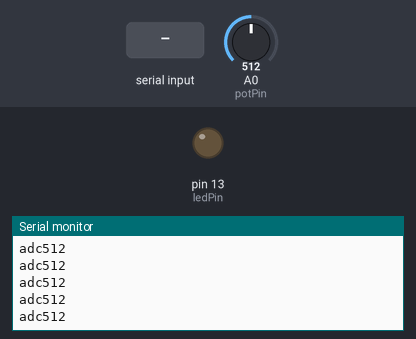
The sketch below on a simulated Arduino Uno, built with avr-gcc and run on an emulated ATmega328P. Shown: output pins drawn as LEDs (lit = HIGH), the last lines printed to the serial monitor. The test bench sets the inputs (shaded band); at power-on: A0 (potPin) = 512.

Above: at 1.2 s.
1.3 s: "led\n" received over Serial
At 1.69 s:
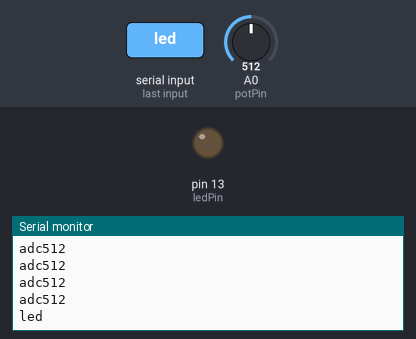
3.0 s: "1\n" received over Serial
At 3.19 s:
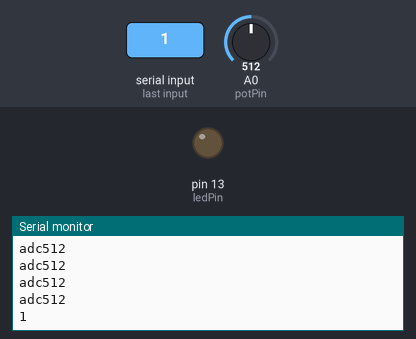

The sketch:

code4arduino.ino
```cpp
const unsigned int ledPin = 13;
const unsigned int potPin = A0;

String  inputString    = "";
boolean stringComplete = false;

void setup() {
  pinMode(ledPin, OUTPUT);
  Serial.begin(9600);
  inputString.reserve(10);
}

void loop() {
  unsigned int adcVal = analogRead(potPin);
  Serial.print("adc");  Serial.println(adcVal);

  if(stringComplete)
  {
    if(inputString.substring(0,3) == "led")
    {
      if     (inputString.substring(3,4) == "1")
        digitalWrite(ledPin, HIGH);

      else if(inputString.substring(3,4) == "0")
        digitalWrite(ledPin, LOW );
    }
    Serial.println(inputString);
    inputString = "";
    stringComplete = false;
  }
  delay(250);
}

void serialEvent() {
  while (Serial.available() > 0) {
    char inChar = Serial.read();
    inputString = inputString + inChar;
    if(inChar == '\n') stringComplete = true;
  }
}
```

Measured:
- after the input at 1.3 s, the serial monitor: prints a new line after 0.21 s (image 1)
- after the input at 3.0 s, the serial monitor: prints a new line at once (image 2)
